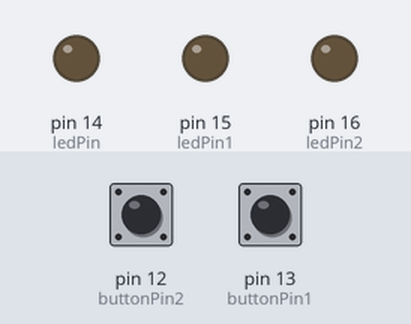
Recording of a sketch running on a simulated Arduino Uno, built with avr-gcc and run on an emulated ATmega328P. Shown: output pins drawn as LEDs (lit = HIGH). Dashed ring = blinking. The inputs (shaded band) are chosen by the test bench; at power-on: pin 12 (buttonPin2) HIGH, pin 13 (buttonPin1) HIGH. What the sketch prints to the serial monitor is not drawn.

Above: at 1.2 s.
1.3 s: pin 12 (buttonPin2) pulled LOW for 3.2 s
At 3.4 s:
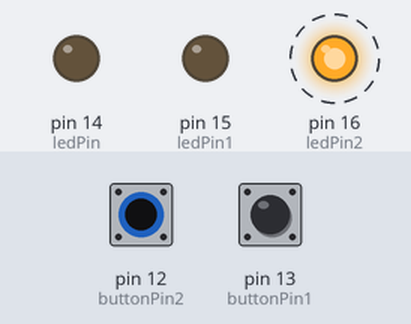
6.2 s: pin 13 (buttonPin1) pulled LOW for 3.2 s
At 10.2 s:
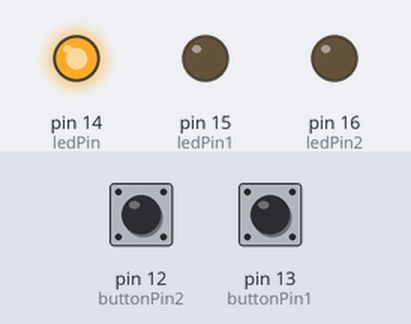
10.9 s: pin 12 (buttonPin2) pulled LOW for 0.15 s
At 11.4 s:
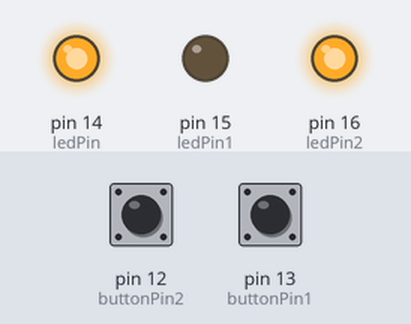
13.0 s: pin 13 (buttonPin1) pulled LOW for 0.15 s
Timing chart, 0 to 15.6 s (numbered marks = the images above; inputs shaded):
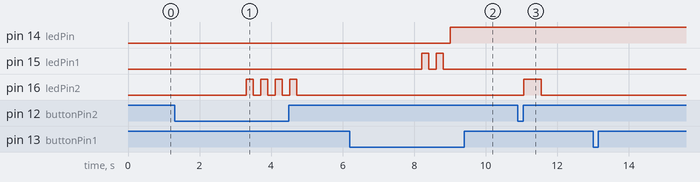

Measured:
- after the input at 1.3 s, pin 16 (ledPin2): alternates HIGH for 0.20 s and LOW for 0.20 s, 8 changes in all, then stays LOW, starting after 2.0 s
- after the input at 6.2 s, pin 14 (ledPin): LOW → HIGH after 2.8 s; pin 15 (ledPin1): alternates HIGH for 0.20 s and LOW for 0.20 s, 4 changes in all, then stays LOW, starting after 2.0 s
- after the input at 10.9 s, pin 16 (ledPin2): LOW → HIGH after 0.16 s, → LOW 0.50 s later

The sketch:

ggggg.ino
```cpp
const int buttonPin1 = 13;  // 첫 번째 버튼 GPIO 핀
const int buttonPin2 = 12;  // 두 번째 버튼 GPIO 핀
const int ledPin = 14;      // 알람 시 켜질 LED 핀
const int ledPin1 = 15;     // 첫 번째 버튼의 LED 핀
const int ledPin2 = 16;     // 두 번째 버튼의 LED 핀

int lastButtonState1 = HIGH;  // 첫 번째 버튼의 이전 상태 저장
int lastButtonState2 = HIGH;  // 두 번째 버튼의 이전 상태 저장
unsigned long buttonPressTime1 = 0;
unsigned long buttonPressTime2 = 0;
int alarmTime = 0;            // 알람 시간 (단위: 분)
unsigned long startTime = 0;
bool alarmSet = false;        // 알람이 설정되었는지 여부
bool alarmActive = false;     // 알람이 울리고 있는지 여부
bool alarmLedOn = false;      // 알람 LED 상태

void setup() {
  pinMode(buttonPin1, INPUT_PULLUP);
  pinMode(buttonPin2, INPUT_PULLUP);
  pinMode(ledPin, OUTPUT);    // 알람 LED 핀 설정
  pinMode(ledPin1, OUTPUT);   // 첫 번째 버튼 LED 핀 설정
  pinMode(ledPin2, OUTPUT);   // 두 번째 버튼 LED 핀 설정
  Serial.begin(115200);
}

void loop() {
  int buttonState1 = digitalRead(buttonPin1);
  int buttonState2 = digitalRead(buttonPin2);

  // 첫 번째 버튼 짧은/긴 누름 감지
  if (buttonState1 == LOW) {
    if (lastButtonState1 == HIGH) {
      buttonPressTime1 = millis();
    } else if (millis() - buttonPressTime1 > 2000) {
      if (!alarmActive) {  // 알람이 울리지 않을 때만 카운트다운 시작
        Serial.println("카운트다운 시작");
        startTime = millis();
        alarmSet = true;

        // 첫 번째 LED 두 번 깜빡임
        for (int i = 0; i < 2; i++) {
          digitalWrite(ledPin1, HIGH);
          delay(200);
          digitalWrite(ledPin1, LOW);
          delay(200);
        }
      }
    }
  } else if (lastButtonState1 == LOW) {
    if (millis() - buttonPressTime1 <= 2000) {
      if (alarmLedOn) {
        // 알람이 울릴 때 첫 번째 버튼을 짧게 눌러 LED 끄기
        Serial.println("알람 종료 및 LED 끄기");
        digitalWrite(ledPin, LOW);  // 알람 LED 끄기
        alarmLedOn = false;         // LED 상태 변경
        alarmActive = false;        // 알람 종료
      } else {
        // 알람이 울리지 않는 경우: 1분 증가
        alarmTime += 1;
        Serial.print("1분 증가: ");
        Serial.print(alarmTime);
        Serial.println("분");

        // 첫 번째 버튼 LED 한 번 깜빡임
        digitalWrite(ledPin1, HIGH);
        delay(500);
        digitalWrite(ledPin1, LOW);
      }
    }
  }

  // 두 번째 버튼 짧은/긴 누름 감지
  if (buttonState2 == LOW) {
    if (lastButtonState2 == HIGH) {
      buttonPressTime2 = millis();
    } else if (millis() - buttonPressTime2 > 2000) {
      // 알람 초기화
      alarmTime = 0;
      alarmSet = false;
      alarmActive = false;
      alarmLedOn = false;
      Serial.println("알람 초기화");
      digitalWrite(ledPin, LOW);  // 알람 초기화 시 LED 끄기

      // 두 번째 LED 두 번 깜빡임
      for (int i = 0; i < 2; i++) {
        digitalWrite(ledPin2, HIGH);
        delay(200);
        digitalWrite(ledPin2, LOW);
        delay(200);
      }
    }
  } else if (lastButtonState2 == LOW) {
    if (millis() - buttonPressTime2 <= 2000) {
      // 알람 시간 1분 감소
      alarmTime -= 1;
      if (alarmTime < 0) alarmTime = 0;
      Serial.print("1분 감소: ");
      Serial.print(alarmTime);
      Serial.println("분");

      // 두 번째 버튼 LED 한 번 깜빡임
      digitalWrite(ledPin2, HIGH);
      delay(500);
      digitalWrite(ledPin2, LOW);
    }
  }

  // 알람 시간이 되었는지 확인
  if (alarmSet && (millis() - startTime >= alarmTime * 60000)) {
    if (!alarmLedOn) {
      Serial.println("알람 시간 도달!");
      digitalWrite(ledPin, HIGH);  // 알람 LED 켜기
      alarmLedOn = true;           // LED 상태 업데이트
      alarmActive = true;          // 알람 활성화
    }
  }

  // 현재 버튼 상태를 이전 상태 변수에 저장
  lastButtonState1 = buttonState1;
  lastButtonState2 = buttonState2;

  delay(10);  // 버튼 상태 변화를 확인하기 위한 짧은 지연
}
```
